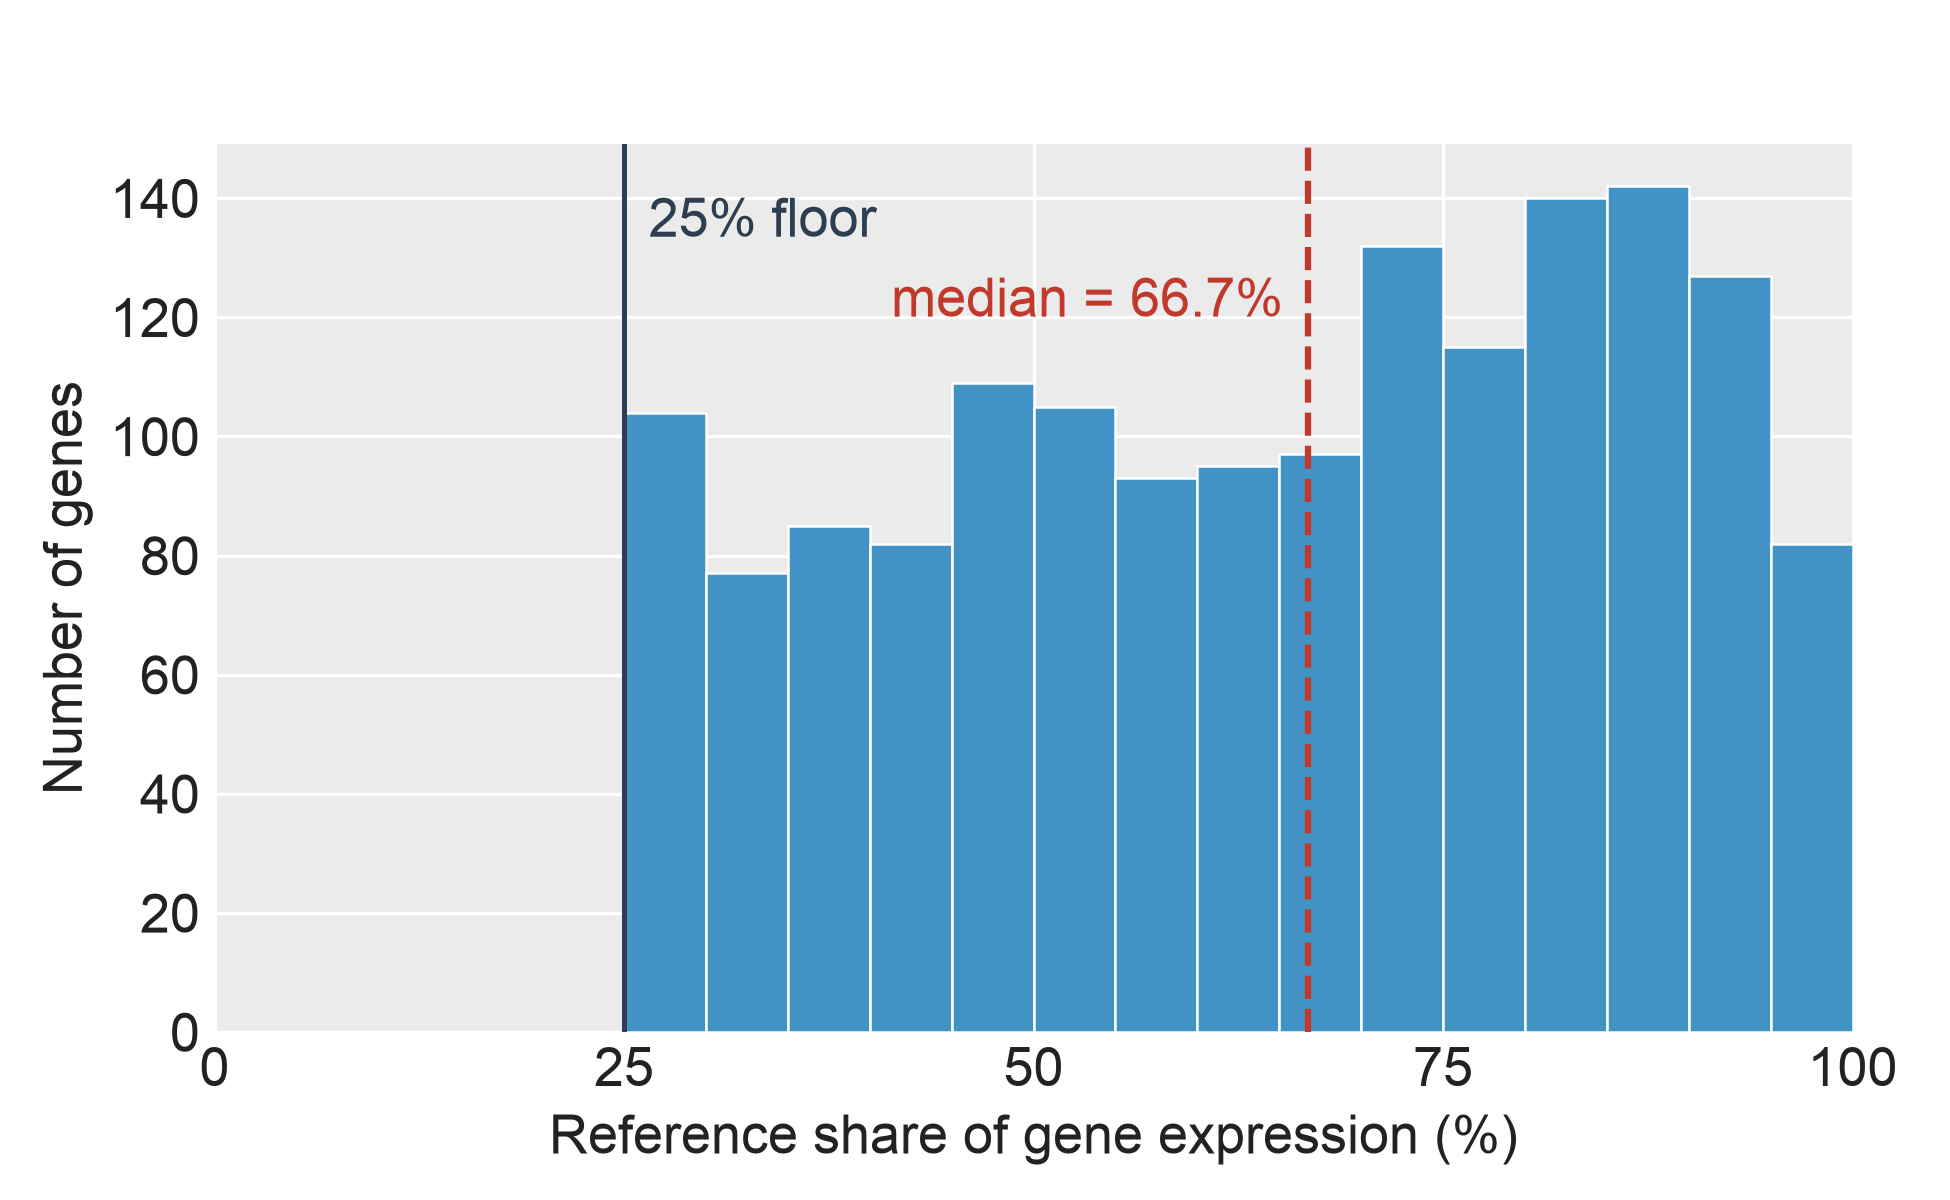

Write Python code to recreate this figure.
"""SF26 — Reference-isoform share of gene expression across the floored pop_BC
(n = 1,585 genes; retained after the 25% reference-share floor, 2026-07-10).

Standalone rebuild of the reference-share panel that was previously bundled
as Panel B of PairSetDescriptives. Split per Yul-era paper numbering so
the paper's SF26 reference resolves to one figure.

Value plotted per gene: reference-isoform DMSO mean expression (all_samples
basis) divided by the parent gene's total expression across all isoforms
(both from the Isopair pipeline; see Methods, pop_BC / Reference isoform).
By construction every retained gene has share >= 25%; the distribution starts
at the floor and is centered near the true dominant share (median ~67%).

Style: matplotlib rendered with ggplot-mimic theme (grey panel + white
gridlines) so the panel visually matches SF1-SF23. See
figures/lib/ggplot_style.py.
"""

from __future__ import annotations
import sys
from pathlib import Path

import matplotlib.pyplot as plt
import numpy as np
import pandas as pd

HERE = Path(__file__).resolve().parent
LIB  = HERE.parents[1] / "lib"
sys.path.insert(0, str(LIB))

from ggplot_style import (
    apply_ggplot_rcparams,
    style_axes_ggplot,
    render_and_validate,
    docx_body_fs,
    BAR_COLOR,
    TITLE_C,
    HEADER_FS,
)

apply_ggplot_rcparams()

NATIVE_W = 6.5
# Single wide panel with ample whitespace — target 13 pt (below the ~14 pt
# ceiling) so axis titles read well; the default 10 pt floor looked
# undersized against the rcParams-default tick labels (Pete 2026-07-10).
BODY_FS = docx_body_fs(NATIVE_W, target_pt=13)

DATA = HERE / "data"


def main():
    fra = pd.read_csv(DATA / "ref_expression_fraction.tsv", sep="\t")
    summary = pd.read_csv(DATA / "descriptives_summary.tsv", sep="\t").set_index("metric")["value"]
    n_genes = int(summary.loc["n_genes_in_pop_BC"])

    vals = (fra["ref_fraction_of_gene"].dropna() * 100).values  # → %
    med = float(np.median(vals))
    frac_ge_50 = float((vals >= 50).mean() * 100)

    fig, ax = plt.subplots(figsize=(NATIVE_W, 4.0))
    fig.subplots_adjust(left=0.11, right=0.95, top=0.88, bottom=0.14)

    style_axes_ggplot(ax)

    bins = np.arange(0, 105, 5)
    ax.hist(vals, bins=bins, color=BAR_COLOR, edgecolor="white", linewidth=0.6, zorder=3)

    floor_pct = float(summary.loc["floor_pct"])
    ax.axvline(med, linestyle="--", color="#c0392b", linewidth=1.5, zorder=4)
    ax.axvline(floor_pct, linestyle="-", color="#2c3e50", linewidth=1.2, zorder=4)
    ymax = ax.get_ylim()[1]
    # Median label to the LEFT of its line — the tall bars sit to the right
    # (70-95% share), so a left-side label clears the histogram.
    ax.text(
        med - 1.5, ymax * 0.85,
        f"median = {med:.1f}%",
        ha="right", va="top",
        fontsize=BODY_FS,
        color="#c0392b",
    )
    ax.text(
        floor_pct + 1.5, ymax * 0.94,
        f"{floor_pct:.0f}% floor",
        ha="left", va="top",
        fontsize=BODY_FS,
        color="#2c3e50",
    )

    ax.set_xlabel("Reference share of gene expression (%)", fontsize=BODY_FS)
    ax.set_ylabel("Number of genes", fontsize=BODY_FS)
    ax.set_xlim(0, 100)
    ax.set_xticks([0, 25, 50, 75, 100])
    # Match tick-label size to the local BODY_FS (else ticks fall back to the
    # module rcParams default, dwarfing the axis titles).
    ax.tick_params(axis="both", labelsize=BODY_FS)

    # No overall figure title — caption carries the title role (Yul-style).
    render_and_validate(fig, HERE / "figure_sf26_reference_share",
                        native_width_in=NATIVE_W)
    print(f"  n_genes = {n_genes:,}  median = {med:.1f}%  ≥50% = {frac_ge_50:.1f}%")


if __name__ == "__main__":
    main()
